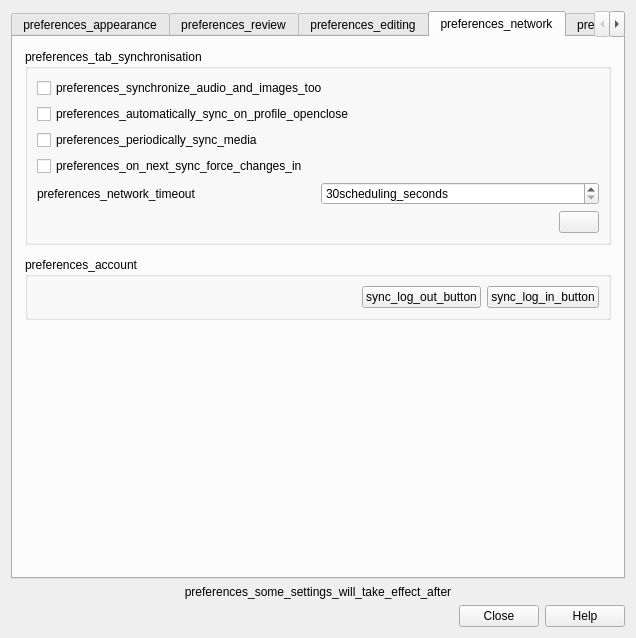
<?xml version="1.0" encoding="UTF-8"?>
<ui version="4.0">
 <class>Preferences</class>
 <widget class="QDialog" name="Preferences">
  <property name="geometry">
   <rect>
    <x>0</x>
    <y>0</y>
    <width>636</width>
    <height>638</height>
   </rect>
  </property>
  <property name="windowTitle">
   <string>preferences_preferences</string>
  </property>
  <layout class="QVBoxLayout" name="verticalLayout_2">
   <item>
    <widget class="QTabWidget" name="tabWidget">
     <property name="focusPolicy">
      <enum>Qt::StrongFocus</enum>
     </property>
     <property name="currentIndex">
      <number>3</number>
     </property>
     <widget class="QWidget" name="appearanceTab">
      <attribute name="title">
       <string>preferences_appearance</string>
      </attribute>
      <layout class="QVBoxLayout" name="verticalLayout_8">
       <item>
        <widget class="QGroupBox" name="generalGroup">
         <property name="sizePolicy">
          <sizepolicy hsizetype="Preferred" vsizetype="Preferred">
           <horstretch>0</horstretch>
           <verstretch>0</verstretch>
          </sizepolicy>
         </property>
         <property name="title">
          <string>preferences_general</string>
         </property>
         <layout class="QGridLayout" name="gridLayout_5">
          <item row="0" column="0">
           <widget class="QLabel" name="label_9">
            <property name="text">
             <string>preferences_language</string>
            </property>
            <property name="buddy">
             <cstring>lang</cstring>
            </property>
           </widget>
          </item>
          <item row="1" column="1">
           <widget class="QComboBox" name="video_driver">
            <property name="sizePolicy">
             <sizepolicy hsizetype="Preferred" vsizetype="Fixed">
              <horstretch>0</horstretch>
              <verstretch>0</verstretch>
             </sizepolicy>
            </property>
           </widget>
          </item>
          <item row="1" column="0">
           <widget class="QLabel" name="video_driver_label">
            <property name="text">
             <string>preferences_video_driver</string>
            </property>
            <property name="buddy">
             <cstring>video_driver</cstring>
            </property>
           </widget>
          </item>
          <item row="0" column="1">
           <widget class="QComboBox" name="lang">
            <property name="sizePolicy">
             <sizepolicy hsizetype="Preferred" vsizetype="Fixed">
              <horstretch>0</horstretch>
              <verstretch>0</verstretch>
             </sizepolicy>
            </property>
            <property name="sizeAdjustPolicy">
             <enum>QComboBox::AdjustToMinimumContentsLengthWithIcon</enum>
            </property>
           </widget>
          </item>
          <item row="2" column="0">
           <widget class="QCheckBox" name="check_for_updates">
            <property name="sizePolicy">
             <sizepolicy hsizetype="Fixed" vsizetype="Fixed">
              <horstretch>0</horstretch>
              <verstretch>0</verstretch>
             </sizepolicy>
            </property>
            <property name="text">
             <string>preferences_check_for_updates</string>
            </property>
           </widget>
          </item>
         </layout>
        </widget>
       </item>
       <item>
        <widget class="QGroupBox" name="uiGroup">
         <property name="title">
          <string>preferences_user_interface</string>
         </property>
         <layout class="QGridLayout" name="gridLayout_2">
          <item row="0" column="1">
           <widget class="QComboBox" name="theme"/>
          </item>
          <item row="2" column="1">
           <widget class="QSpinBox" name="uiScale">
            <property name="suffix">
             <string notr="true">%</string>
            </property>
            <property name="minimum">
             <number>100</number>
            </property>
            <property name="maximum">
             <number>200</number>
            </property>
            <property name="singleStep">
             <number>5</number>
            </property>
           </widget>
          </item>
          <item row="1" column="1">
           <widget class="QComboBox" name="styleComboBox">
            <property name="currentText">
             <string/>
            </property>
           </widget>
          </item>
          <item row="1" column="0">
           <widget class="QLabel" name="styleLabel">
            <property name="text">
             <string>preferences_style</string>
            </property>
            <property name="buddy">
             <cstring>styleComboBox</cstring>
            </property>
           </widget>
          </item>
          <item row="0" column="0">
           <widget class="QLabel" name="themeLabel">
            <property name="text">
             <string>preferences_theme</string>
            </property>
            <property name="buddy">
             <cstring>theme</cstring>
            </property>
           </widget>
          </item>
          <item row="2" column="0">
           <widget class="QLabel" name="uiSizeLabel">
            <property name="text">
             <string>preferences_user_interface_size</string>
            </property>
            <property name="buddy">
             <cstring>uiScale</cstring>
            </property>
           </widget>
          </item>
          <item row="3" column="0" colspan="2">
           <widget class="QPushButton" name="resetWindowSizes">
            <property name="text">
             <string>preferences_reset_window_sizes</string>
            </property>
           </widget>
          </item>
         </layout>
        </widget>
       </item>
       <item>
        <widget class="QGroupBox" name="distractionsGroup">
         <property name="title">
          <string>preferences_distractions</string>
         </property>
         <layout class="QGridLayout" name="gridLayout_3">
          <item row="3" column="0">
           <widget class="QCheckBox" name="reduce_motion">
            <property name="sizePolicy">
             <sizepolicy hsizetype="Fixed" vsizetype="Fixed">
              <horstretch>0</horstretch>
              <verstretch>0</verstretch>
             </sizepolicy>
            </property>
            <property name="toolTip">
             <string>preferences_reduce_motion_tooltip</string>
            </property>
            <property name="text">
             <string>preferences_reduce_motion</string>
            </property>
           </widget>
          </item>
          <item row="2" column="0">
           <widget class="QCheckBox" name="hide_bottom_bar">
            <property name="sizePolicy">
             <sizepolicy hsizetype="MinimumExpanding" vsizetype="Fixed">
              <horstretch>0</horstretch>
              <verstretch>0</verstretch>
             </sizepolicy>
            </property>
            <property name="text">
             <string>preferences_hide_bottom_bar_during_review</string>
            </property>
           </widget>
          </item>
          <item row="2" column="1">
           <widget class="QComboBox" name="bottomBarComboBox">
            <property name="sizePolicy">
             <sizepolicy hsizetype="MinimumExpanding" vsizetype="Fixed">
              <horstretch>0</horstretch>
              <verstretch>0</verstretch>
             </sizepolicy>
            </property>
           </widget>
          </item>
          <item row="0" column="0">
           <widget class="QCheckBox" name="hide_top_bar">
            <property name="sizePolicy">
             <sizepolicy hsizetype="MinimumExpanding" vsizetype="Fixed">
              <horstretch>0</horstretch>
              <verstretch>0</verstretch>
             </sizepolicy>
            </property>
            <property name="text">
             <string>preferences_hide_top_bar_during_review</string>
            </property>
           </widget>
          </item>
          <item row="4" column="0">
           <widget class="QCheckBox" name="minimalist_mode">
            <property name="sizePolicy">
             <sizepolicy hsizetype="Fixed" vsizetype="Fixed">
              <horstretch>0</horstretch>
              <verstretch>0</verstretch>
             </sizepolicy>
            </property>
            <property name="toolTip">
             <string>preferences_minimalist_mode_tooltip</string>
            </property>
            <property name="text">
             <string>preferences_minimalist_mode</string>
            </property>
           </widget>
          </item>
          <item row="0" column="1">
           <widget class="QComboBox" name="topBarComboBox">
            <property name="sizePolicy">
             <sizepolicy hsizetype="MinimumExpanding" vsizetype="Fixed">
              <horstretch>0</horstretch>
              <verstretch>0</verstretch>
             </sizepolicy>
            </property>
           </widget>
          </item>
         </layout>
        </widget>
       </item>
       <item>
        <spacer name="verticalSpacer_9">
         <property name="orientation">
          <enum>Qt::Vertical</enum>
         </property>
         <property name="sizeHint" stdset="0">
          <size>
           <width>20</width>
           <height>40</height>
          </size>
         </property>
        </spacer>
       </item>
      </layout>
     </widget>
     <widget class="QWidget" name="tab_3">
      <attribute name="title">
       <string>preferences_review</string>
      </attribute>
      <layout class="QVBoxLayout" name="review_options_layout">
       <item>
        <widget class="QGroupBox" name="schedulerGroup">
         <property name="title">
          <string>preferences_scheduler</string>
         </property>
         <layout class="QVBoxLayout" name="verticalLayout_17">
          <item>
           <layout class="QGridLayout" name="gridLayout_4">
            <property name="spacing">
             <number>12</number>
            </property>
            <item row="1" column="1">
             <widget class="QSpinBox" name="lrnCutoff">
              <property name="maximumSize">
               <size>
                <width>16777215</width>
                <height>16777215</height>
               </size>
              </property>
              <property name="suffix">
               <string>preferences_mins</string>
              </property>
              <property name="maximum">
               <number>999</number>
              </property>
             </widget>
            </item>
            <item row="2" column="0">
             <widget class="QLabel" name="label_30">
              <property name="text">
               <string>preferences_timebox_time_limit</string>
              </property>
              <property name="buddy">
               <cstring>timeLimit</cstring>
              </property>
             </widget>
            </item>
            <item row="0" column="1">
             <widget class="QSpinBox" name="dayOffset">
              <property name="maximumSize">
               <size>
                <width>16777215</width>
                <height>16777215</height>
               </size>
              </property>
              <property name="suffix">
               <string>preferences_hours_past_midnight</string>
              </property>
              <property name="maximum">
               <number>23</number>
              </property>
             </widget>
            </item>
            <item row="1" column="0">
             <widget class="QLabel" name="label_24">
              <property name="text">
               <string>preferences_learn_ahead_limit</string>
              </property>
              <property name="buddy">
               <cstring>lrnCutoff</cstring>
              </property>
             </widget>
            </item>
            <item row="0" column="0">
             <widget class="QLabel" name="label_23">
              <property name="text">
               <string>preferences_next_day_starts_at</string>
              </property>
              <property name="buddy">
               <cstring>dayOffset</cstring>
              </property>
             </widget>
            </item>
            <item row="2" column="1">
             <widget class="QSpinBox" name="timeLimit">
              <property name="suffix">
               <string>preferences_mins</string>
              </property>
              <property name="maximum">
               <number>9999</number>
              </property>
             </widget>
            </item>
           </layout>
          </item>
         </layout>
        </widget>
       </item>
       <item>
        <layout class="QHBoxLayout" name="horizontalLayout_5">
         <item>
          <widget class="QGroupBox" name="reviewerGroup">
           <property name="title">
            <string>preferences_review</string>
           </property>
           <layout class="QVBoxLayout" name="verticalLayout_5">
            <item>
             <widget class="QCheckBox" name="showPlayButtons">
              <property name="sizePolicy">
               <sizepolicy hsizetype="Fixed" vsizetype="Fixed">
                <horstretch>0</horstretch>
                <verstretch>0</verstretch>
               </sizepolicy>
              </property>
              <property name="text">
               <string>preferences_show_play_buttons_on_cards_with</string>
              </property>
             </widget>
            </item>
            <item>
             <widget class="QCheckBox" name="interrupt_audio">
              <property name="sizePolicy">
               <sizepolicy hsizetype="Fixed" vsizetype="Fixed">
                <horstretch>0</horstretch>
                <verstretch>0</verstretch>
               </sizepolicy>
              </property>
              <property name="text">
               <string>preferences_interrupt_current_audio_when_answering</string>
              </property>
             </widget>
            </item>
            <item>
             <widget class="QCheckBox" name="showProgress">
              <property name="sizePolicy">
               <sizepolicy hsizetype="Fixed" vsizetype="Fixed">
                <horstretch>0</horstretch>
                <verstretch>0</verstretch>
               </sizepolicy>
              </property>
              <property name="text">
               <string>preferences_show_remaining_card_count</string>
              </property>
             </widget>
            </item>
            <item>
             <widget class="QCheckBox" name="showEstimates">
              <property name="sizePolicy">
               <sizepolicy hsizetype="Fixed" vsizetype="Fixed">
                <horstretch>0</horstretch>
                <verstretch>0</verstretch>
               </sizepolicy>
              </property>
              <property name="text">
               <string>preferences_show_next_review_time_above_answer</string>
              </property>
             </widget>
            </item>
            <item>
             <widget class="QCheckBox" name="spacebar_rates_card">
              <property name="sizePolicy">
               <sizepolicy hsizetype="Fixed" vsizetype="Fixed">
                <horstretch>0</horstretch>
                <verstretch>0</verstretch>
               </sizepolicy>
              </property>
              <property name="text">
               <string>preferences_spacebar_rates_card</string>
              </property>
             </widget>
            </item>
            <item>
             <widget class="QCheckBox" name="render_latex">
              <property name="sizePolicy">
               <sizepolicy hsizetype="Fixed" vsizetype="Fixed">
                <horstretch>0</horstretch>
                <verstretch>0</verstretch>
               </sizepolicy>
              </property>
              <property name="text">
               <string>preferences_generate_latex_images_automatically</string>
              </property>
             </widget>
            </item>
           </layout>
          </widget>
         </item>
         <item>
          <widget class="QGroupBox" name="preferences_answer_keys">
           <property name="title">
            <string>preferences_answer_keys</string>
           </property>
          </widget>
         </item>
        </layout>
       </item>
       <item>
        <spacer name="verticalSpacer_12">
         <property name="orientation">
          <enum>Qt::Vertical</enum>
         </property>
         <property name="sizeHint" stdset="0">
          <size>
           <width>20</width>
           <height>40</height>
          </size>
         </property>
        </spacer>
       </item>
      </layout>
     </widget>
     <widget class="QWidget" name="tab_1">
      <attribute name="title">
       <string>preferences_editing</string>
      </attribute>
      <layout class="QVBoxLayout" name="verticalLayout_10">
       <item>
        <widget class="QGroupBox" name="editorGroupBox">
         <property name="title">
          <string>preferences_editing</string>
         </property>
         <layout class="QVBoxLayout" name="verticalLayout_9">
          <item>
           <widget class="QCheckBox" name="pastePNG">
            <property name="sizePolicy">
             <sizepolicy hsizetype="Fixed" vsizetype="Fixed">
              <horstretch>0</horstretch>
              <verstretch>0</verstretch>
             </sizepolicy>
            </property>
            <property name="text">
             <string>preferences_paste_clipboard_images_as_png</string>
            </property>
           </widget>
          </item>
          <item>
           <widget class="QCheckBox" name="paste_strips_formatting">
            <property name="sizePolicy">
             <sizepolicy hsizetype="Fixed" vsizetype="Fixed">
              <horstretch>0</horstretch>
              <verstretch>0</verstretch>
             </sizepolicy>
            </property>
            <property name="text">
             <string>preferences_paste_without_shift_key_strips_formatting</string>
            </property>
           </widget>
          </item>
          <item>
           <spacer name="verticalSpacer_7">
            <property name="orientation">
             <enum>Qt::Vertical</enum>
            </property>
            <property name="sizeType">
             <enum>QSizePolicy::Fixed</enum>
            </property>
            <property name="sizeHint" stdset="0">
             <size>
              <width>20</width>
              <height>10</height>
             </size>
            </property>
           </spacer>
          </item>
          <item>
           <layout class="QHBoxLayout" name="horizontalLayout_7">
            <item>
             <widget class="QLabel" name="deck_label">
              <property name="text">
               <string>preferences_default_deck</string>
              </property>
              <property name="buddy">
               <cstring>useCurrent</cstring>
              </property>
             </widget>
            </item>
            <item>
             <widget class="QComboBox" name="useCurrent">
              <property name="sizePolicy">
               <sizepolicy hsizetype="MinimumExpanding" vsizetype="Fixed">
                <horstretch>0</horstretch>
                <verstretch>0</verstretch>
               </sizepolicy>
              </property>
              <item>
               <property name="text">
                <string>preferences_when_adding_default_to_current_deck</string>
               </property>
              </item>
              <item>
               <property name="text">
                <string>preferences_change_deck_depending_on_note_type</string>
               </property>
              </item>
             </widget>
            </item>
           </layout>
          </item>
         </layout>
        </widget>
       </item>
       <item>
        <widget class="QGroupBox" name="browserGroupBox">
         <property name="title">
          <string>preferences_browsing</string>
         </property>
         <layout class="QVBoxLayout" name="verticalLayout">
          <item>
           <layout class="QHBoxLayout" name="horizontalLayout_2">
            <item>
             <widget class="QLabel" name="search_text_label">
              <property name="text">
               <string>preferences_default_search_text</string>
              </property>
              <property name="buddy">
               <cstring>default_search_text</cstring>
              </property>
             </widget>
            </item>
            <item>
             <widget class="QLineEdit" name="default_search_text">
              <property name="placeholderText">
               <string>preferences_default_search_text_example</string>
              </property>
             </widget>
            </item>
           </layout>
          </item>
          <item>
           <widget class="QCheckBox" name="ignore_accents_in_search">
            <property name="sizePolicy">
             <sizepolicy hsizetype="Fixed" vsizetype="Fixed">
              <horstretch>0</horstretch>
              <verstretch>0</verstretch>
             </sizepolicy>
            </property>
            <property name="text">
             <string>preferences_ignore_accents_in_search</string>
            </property>
           </widget>
          </item>
         </layout>
        </widget>
       </item>
       <item>
        <spacer name="verticalSpacer_3">
         <property name="orientation">
          <enum>Qt::Vertical</enum>
         </property>
         <property name="sizeType">
          <enum>QSizePolicy::Expanding</enum>
         </property>
         <property name="sizeHint" stdset="0">
          <size>
           <width>20</width>
           <height>20</height>
          </size>
         </property>
        </spacer>
       </item>
      </layout>
     </widget>
     <widget class="QWidget" name="tab_2">
      <attribute name="title">
       <string>preferences_network</string>
      </attribute>
      <layout class="QVBoxLayout" name="verticalLayout_4">
       <property name="spacing">
        <number>12</number>
       </property>
       <property name="leftMargin">
        <number>12</number>
       </property>
       <property name="topMargin">
        <number>12</number>
       </property>
       <property name="rightMargin">
        <number>12</number>
       </property>
       <property name="bottomMargin">
        <number>12</number>
       </property>
       <item>
        <widget class="QGroupBox" name="groupBox_5">
         <property name="title">
          <string>preferences_tab_synchronisation</string>
         </property>
         <layout class="QVBoxLayout" name="verticalLayout_12">
          <item>
           <widget class="QCheckBox" name="syncMedia">
            <property name="sizePolicy">
             <sizepolicy hsizetype="Fixed" vsizetype="Fixed">
              <horstretch>0</horstretch>
              <verstretch>0</verstretch>
             </sizepolicy>
            </property>
            <property name="text">
             <string>preferences_synchronize_audio_and_images_too</string>
            </property>
           </widget>
          </item>
          <item>
           <widget class="QCheckBox" name="syncOnProgramOpen">
            <property name="sizePolicy">
             <sizepolicy hsizetype="Fixed" vsizetype="Fixed">
              <horstretch>0</horstretch>
              <verstretch>0</verstretch>
             </sizepolicy>
            </property>
            <property name="text">
             <string>preferences_automatically_sync_on_profile_openclose</string>
            </property>
           </widget>
          </item>
          <item>
           <widget class="QCheckBox" name="autoSyncMedia">
            <property name="sizePolicy">
             <sizepolicy hsizetype="Fixed" vsizetype="Fixed">
              <horstretch>0</horstretch>
              <verstretch>0</verstretch>
             </sizepolicy>
            </property>
            <property name="text">
             <string>preferences_periodically_sync_media</string>
            </property>
           </widget>
          </item>
          <item>
           <widget class="QCheckBox" name="fullSync">
            <property name="sizePolicy">
             <sizepolicy hsizetype="Fixed" vsizetype="Fixed">
              <horstretch>0</horstretch>
              <verstretch>0</verstretch>
             </sizepolicy>
            </property>
            <property name="text">
             <string>preferences_on_next_sync_force_changes_in</string>
            </property>
           </widget>
          </item>
          <item>
           <layout class="QHBoxLayout" name="horizontalLayout_4">
            <item>
             <widget class="QLabel" name="label_2">
              <property name="text">
               <string>preferences_network_timeout</string>
              </property>
              <property name="buddy">
               <cstring>network_timeout</cstring>
              </property>
             </widget>
            </item>
            <item>
             <widget class="QSpinBox" name="network_timeout">
              <property name="suffix">
               <string>scheduling_seconds</string>
              </property>
              <property name="minimum">
               <number>30</number>
              </property>
              <property name="maximum">
               <number>99999</number>
              </property>
             </widget>
            </item>
           </layout>
          </item>
          <item>
           <layout class="QHBoxLayout" name="horizontalLayout_3">
            <item>
             <spacer name="horizontalSpacer">
              <property name="orientation">
               <enum>Qt::Horizontal</enum>
              </property>
              <property name="sizeHint" stdset="0">
               <size>
                <width>40</width>
                <height>20</height>
               </size>
              </property>
             </spacer>
            </item>
            <item>
             <widget class="QPushButton" name="media_log">
              <property name="sizePolicy">
               <sizepolicy hsizetype="Fixed" vsizetype="Fixed">
                <horstretch>0</horstretch>
                <verstretch>0</verstretch>
               </sizepolicy>
              </property>
              <property name="text">
               <string/>
              </property>
             </widget>
            </item>
           </layout>
          </item>
         </layout>
        </widget>
       </item>
       <item>
        <widget class="QGroupBox" name="groupBox_6">
         <property name="title">
          <string>preferences_account</string>
         </property>
         <layout class="QHBoxLayout" name="horizontalLayout">
          <item>
           <widget class="QLabel" name="syncUser">
            <property name="sizePolicy">
             <sizepolicy hsizetype="Preferred" vsizetype="Preferred">
              <horstretch>0</horstretch>
              <verstretch>0</verstretch>
             </sizepolicy>
            </property>
            <property name="text">
             <string/>
            </property>
            <property name="wordWrap">
             <bool>true</bool>
            </property>
           </widget>
          </item>
          <item>
           <widget class="QPushButton" name="syncLogout">
            <property name="sizePolicy">
             <sizepolicy hsizetype="Fixed" vsizetype="Fixed">
              <horstretch>0</horstretch>
              <verstretch>0</verstretch>
             </sizepolicy>
            </property>
            <property name="text">
             <string>sync_log_out_button</string>
            </property>
            <property name="autoDefault">
             <bool>false</bool>
            </property>
           </widget>
          </item>
          <item>
           <widget class="QPushButton" name="syncLogin">
            <property name="sizePolicy">
             <sizepolicy hsizetype="Fixed" vsizetype="Fixed">
              <horstretch>0</horstretch>
              <verstretch>0</verstretch>
             </sizepolicy>
            </property>
            <property name="text">
             <string>sync_log_in_button</string>
            </property>
            <property name="autoDefault">
             <bool>false</bool>
            </property>
           </widget>
          </item>
         </layout>
        </widget>
       </item>
       <item>
        <spacer name="verticalSpacer_2">
         <property name="orientation">
          <enum>Qt::Vertical</enum>
         </property>
         <property name="sizeHint" stdset="0">
          <size>
           <width>20</width>
           <height>40</height>
          </size>
         </property>
        </spacer>
       </item>
       <item>
        <spacer name="verticalSpacer_2">
         <property name="orientation">
          <enum>Qt::Vertical</enum>
         </property>
         <property name="sizeHint" stdset="0">
          <size>
           <width>20</width>
           <height>40</height>
          </size>
         </property>
        </spacer>
       </item>
       <item>
        <layout class="QGridLayout" name="gridLayout_2"/>
       </item>
      </layout>
     </widget>
     <widget class="QWidget" name="tab">
      <attribute name="title">
       <string>preferences_backups</string>
      </attribute>
      <layout class="QVBoxLayout" name="verticalLayout_3">
       <property name="spacing">
        <number>12</number>
       </property>
       <property name="leftMargin">
        <number>12</number>
       </property>
       <property name="topMargin">
        <number>12</number>
       </property>
       <property name="rightMargin">
        <number>12</number>
       </property>
       <property name="bottomMargin">
        <number>12</number>
       </property>
       <item>
        <widget class="QGroupBox" name="groupBox_8">
         <property name="sizePolicy">
          <sizepolicy hsizetype="Preferred" vsizetype="Preferred">
           <horstretch>0</horstretch>
           <verstretch>0</verstretch>
          </sizepolicy>
         </property>
         <property name="title">
          <string>preferences_backups</string>
         </property>
         <layout class="QVBoxLayout" name="verticalLayout_15">
          <item>
           <widget class="QLabel" name="backup_explanation">
            <property name="text">
             <string>preferences_backup_explanation</string>
            </property>
            <property name="wordWrap">
             <bool>true</bool>
            </property>
           </widget>
          </item>
          <item>
           <spacer name="verticalSpacer_5">
            <property name="orientation">
             <enum>Qt::Vertical</enum>
            </property>
            <property name="sizeType">
             <enum>QSizePolicy::Fixed</enum>
            </property>
            <property name="sizeHint" stdset="0">
             <size>
              <width>20</width>
              <height>20</height>
             </size>
            </property>
           </spacer>
          </item>
          <item>
           <layout class="QGridLayout" name="gridLayout">
            <item row="1" column="2">
             <widget class="QSpinBox" name="minutes_between_backups">
              <property name="minimum">
               <number>5</number>
              </property>
              <property name="maximum">
               <number>9999</number>
              </property>
             </widget>
            </item>
            <item row="5" column="2">
             <widget class="QSpinBox" name="monthly_backups">
              <property name="maximum">
               <number>9999</number>
              </property>
             </widget>
            </item>
            <item row="1" column="3">
             <spacer name="horizontalSpacer_2">
              <property name="orientation">
               <enum>Qt::Horizontal</enum>
              </property>
              <property name="sizeHint" stdset="0">
               <size>
                <width>40</width>
                <height>20</height>
               </size>
              </property>
             </spacer>
            </item>
            <item row="2" column="0">
             <widget class="QLabel" name="label_3">
              <property name="text">
               <string>preferences_daily_backups</string>
              </property>
              <property name="buddy">
               <cstring>daily_backups</cstring>
              </property>
             </widget>
            </item>
            <item row="4" column="2">
             <widget class="QSpinBox" name="weekly_backups">
              <property name="maximum">
               <number>9999</number>
              </property>
             </widget>
            </item>
            <item row="5" column="0">
             <widget class="QLabel" name="label_6">
              <property name="text">
               <string>preferences_monthly_backups</string>
              </property>
              <property name="buddy">
               <cstring>monthly_backups</cstring>
              </property>
             </widget>
            </item>
            <item row="4" column="0">
             <widget class="QLabel" name="label_5">
              <property name="text">
               <string>preferences_weekly_backups</string>
              </property>
              <property name="buddy">
               <cstring>weekly_backups</cstring>
              </property>
             </widget>
            </item>
            <item row="1" column="0">
             <widget class="QLabel" name="label_7">
              <property name="text">
               <string>preferences_minutes_between_backups</string>
              </property>
              <property name="buddy">
               <cstring>minutes_between_backups</cstring>
              </property>
             </widget>
            </item>
            <item row="2" column="2">
             <widget class="QSpinBox" name="daily_backups">
              <property name="maximum">
               <number>9999</number>
              </property>
             </widget>
            </item>
            <item row="1" column="1">
             <spacer name="horizontalSpacer_3">
              <property name="orientation">
               <enum>Qt::Horizontal</enum>
              </property>
              <property name="sizeHint" stdset="0">
               <size>
                <width>40</width>
                <height>20</height>
               </size>
              </property>
             </spacer>
            </item>
           </layout>
          </item>
          <item>
           <spacer name="verticalSpacer_6">
            <property name="orientation">
             <enum>Qt::Vertical</enum>
            </property>
            <property name="sizeType">
             <enum>QSizePolicy::Fixed</enum>
            </property>
            <property name="sizeHint" stdset="0">
             <size>
              <width>20</width>
              <height>20</height>
             </size>
            </property>
           </spacer>
          </item>
          <item>
           <widget class="QLabel" name="openBackupFolder">
            <property name="text">
             <string>preferences_you_can_restore_backups_via_fileswitch</string>
            </property>
           </widget>
          </item>
         </layout>
        </widget>
       </item>
       <item>
        <widget class="QGroupBox" name="groupBox_9">
         <property name="title">
          <string>preferences_note</string>
         </property>
         <layout class="QVBoxLayout" name="verticalLayout_13">
          <item>
           <widget class="QLabel" name="label_4">
            <property name="text">
             <string>preferences_media_is_not_backed_up</string>
            </property>
            <property name="wordWrap">
             <bool>true</bool>
            </property>
           </widget>
          </item>
         </layout>
        </widget>
       </item>
       <item>
        <spacer name="verticalSpacer_4">
         <property name="orientation">
          <enum>Qt::Vertical</enum>
         </property>
         <property name="sizeHint" stdset="0">
          <size>
           <width>20</width>
           <height>59</height>
          </size>
         </property>
        </spacer>
       </item>
      </layout>
     </widget>
     <widget class="QWidget" name="tab_3">
      <attribute name="title">
       <string>preferences_third_party_services</string>
      </attribute>
      <layout class="QVBoxLayout" name="verticalLayout_4">
       <property name="spacing">
        <number>12</number>
       </property>
       <property name="leftMargin">
        <number>12</number>
       </property>
       <property name="topMargin">
        <number>12</number>
       </property>
       <property name="rightMargin">
        <number>12</number>
       </property>
       <property name="bottomMargin">
        <number>12</number>
       </property>
       <item>
        <widget class="QLabel" name="label">
         <property name="sizePolicy">
          <sizepolicy hsizetype="Preferred" vsizetype="Preferred">
           <horstretch>0</horstretch>
           <verstretch>0</verstretch>
          </sizepolicy>
         </property>
         <property name="text">
          <string>preferences_third_party_description</string>
         </property>
        </widget>
       </item>
       <item>
        <spacer name="verticalSpacer">
         <property name="orientation">
          <enum>Qt::Vertical</enum>
         </property>
         <property name="sizeType">
          <enum>QSizePolicy::Maximum</enum>
         </property>
         <property name="sizeHint" stdset="0">
          <size>
           <width>20</width>
           <height>12</height>
          </size>
         </property>
        </spacer>
       </item>
       <item>
        <widget class="QGroupBox" name="groupBox_6">
         <property name="sizePolicy">
          <sizepolicy hsizetype="Preferred" vsizetype="Fixed">
           <horstretch>0</horstretch>
           <verstretch>0</verstretch>
          </sizepolicy>
         </property>
         <property name="title">
          <string notr="true">AnkiHub</string>
         </property>
         <layout class="QHBoxLayout" name="horizontalLayout">
          <item>
           <widget class="QLabel" name="syncAnkiHubUser">
            <property name="sizePolicy">
             <sizepolicy hsizetype="Preferred" vsizetype="Preferred">
              <horstretch>0</horstretch>
              <verstretch>0</verstretch>
             </sizepolicy>
            </property>
            <property name="text">
             <string/>
            </property>
            <property name="wordWrap">
             <bool>true</bool>
            </property>
           </widget>
          </item>
          <item>
           <widget class="QPushButton" name="syncAnkiHubLogout">
            <property name="sizePolicy">
             <sizepolicy hsizetype="Fixed" vsizetype="Fixed">
              <horstretch>0</horstretch>
              <verstretch>0</verstretch>
             </sizepolicy>
            </property>
            <property name="text">
             <string>sync_log_out_button</string>
            </property>
            <property name="autoDefault">
             <bool>false</bool>
            </property>
           </widget>
          </item>
          <item>
           <widget class="QPushButton" name="syncAnkiHubLogin">
            <property name="sizePolicy">
             <sizepolicy hsizetype="Fixed" vsizetype="Fixed">
              <horstretch>0</horstretch>
              <verstretch>0</verstretch>
             </sizepolicy>
            </property>
            <property name="text">
             <string>sync_log_in_button</string>
            </property>
            <property name="autoDefault">
             <bool>false</bool>
            </property>
           </widget>
          </item>
         </layout>
        </widget>
       </item>
       <item>
        <spacer name="verticalspacer_13">
         <property name="orientation">
          <enum>Qt::Vertical</enum>
         </property>
         <property name="sizeHint" stdset="0">
          <size>
           <width>40</width>
           <height>20</height>
          </size>
         </property>
        </spacer>
       </item>
      </layout>
     </widget>
    </widget>
   </item>
   <item>
    <widget class="QLabel" name="someSettingsLabel">
     <property name="text">
      <string>preferences_some_settings_will_take_effect_after</string>
     </property>
     <property name="alignment">
      <set>Qt::AlignCenter</set>
     </property>
    </widget>
   </item>
   <item>
    <widget class="QDialogButtonBox" name="buttonBox">
     <property name="orientation">
      <enum>Qt::Horizontal</enum>
     </property>
     <property name="standardButtons">
      <set>QDialogButtonBox::Close|QDialogButtonBox::Help</set>
     </property>
    </widget>
   </item>
  </layout>
 </widget>
 <tabstops>
  <tabstop>lang</tabstop>
  <tabstop>video_driver</tabstop>
  <tabstop>check_for_updates</tabstop>
  <tabstop>theme</tabstop>
  <tabstop>styleComboBox</tabstop>
  <tabstop>uiScale</tabstop>
  <tabstop>resetWindowSizes</tabstop>
  <tabstop>hide_top_bar</tabstop>
  <tabstop>topBarComboBox</tabstop>
  <tabstop>hide_bottom_bar</tabstop>
  <tabstop>bottomBarComboBox</tabstop>
  <tabstop>reduce_motion</tabstop>
  <tabstop>minimalist_mode</tabstop>
  <tabstop>dayOffset</tabstop>
  <tabstop>lrnCutoff</tabstop>
  <tabstop>timeLimit</tabstop>
  <tabstop>showPlayButtons</tabstop>
  <tabstop>interrupt_audio</tabstop>
  <tabstop>showProgress</tabstop>
  <tabstop>showEstimates</tabstop>
  <tabstop>spacebar_rates_card</tabstop>
  <tabstop>render_latex</tabstop>
  <tabstop>pastePNG</tabstop>
  <tabstop>paste_strips_formatting</tabstop>
  <tabstop>useCurrent</tabstop>
  <tabstop>default_search_text</tabstop>
  <tabstop>ignore_accents_in_search</tabstop>
  <tabstop>syncMedia</tabstop>
  <tabstop>syncOnProgramOpen</tabstop>
  <tabstop>autoSyncMedia</tabstop>
  <tabstop>fullSync</tabstop>
  <tabstop>network_timeout</tabstop>
  <tabstop>media_log</tabstop>
  <tabstop>syncLogout</tabstop>
  <tabstop>syncLogin</tabstop>
  <tabstop>minutes_between_backups</tabstop>
  <tabstop>daily_backups</tabstop>
  <tabstop>weekly_backups</tabstop>
  <tabstop>monthly_backups</tabstop>
  <tabstop>tabWidget</tabstop>
  <tabstop>syncAnkiHubLogout</tabstop>
  <tabstop>syncAnkiHubLogin</tabstop>
 </tabstops>
 <resources/>
 <connections>
  <connection>
   <sender>buttonBox</sender>
   <signal>accepted()</signal>
   <receiver>Preferences</receiver>
   <slot>accept()</slot>
   <hints>
    <hint type="sourcelabel">
     <x>285</x>
     <y>439</y>
    </hint>
    <hint type="destinationlabel">
     <x>157</x>
     <y>274</y>
    </hint>
   </hints>
  </connection>
  <connection>
   <sender>buttonBox</sender>
   <signal>rejected()</signal>
   <receiver>Preferences</receiver>
   <slot>reject()</slot>
   <hints>
    <hint type="sourcelabel">
     <x>332</x>
     <y>439</y>
    </hint>
    <hint type="destinationlabel">
     <x>286</x>
     <y>274</y>
    </hint>
   </hints>
  </connection>
 </connections>
</ui>
